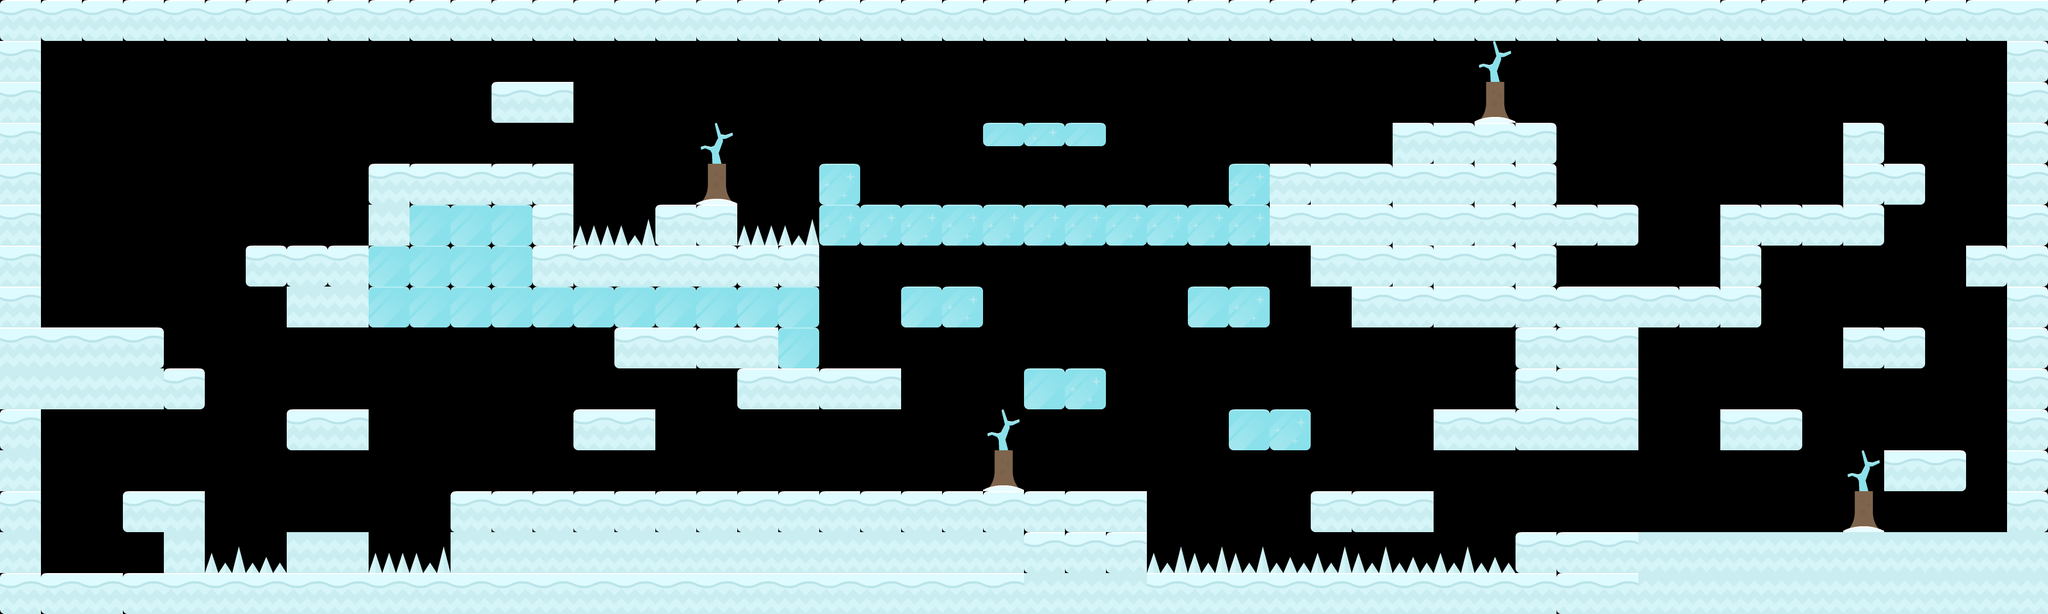

Rendered tile map (Tiled .tmx) drawn with the repository's tilesets; below, a short description and the full map source, tile grids included:
An orthogonal 50x15 tile map with 70x70 px tiles, 2 tile layers (ground, obstacles) and 30 objects (8x star, 6x spikes, 3x XLow, 3x snowman, 2x Y, ...).

<map version="1.9" tiledversion="1.9.2" orientation="orthogonal" renderorder="right-down" width="50" height="15" tilewidth="70" tileheight="70" infinite="0" nextlayerid="4" nextobjectid="21">
 <editorsettings>
  <export target="../../../../../../../Dat/OneDrive - VNU-HCMUS/Desktop/game.json" format="json" />
 </editorsettings>
 <tileset firstgid="1" name="iceworld" tilewidth="70" tileheight="70" tilecount="98" columns="14">
  <image source="sheet.png" width="980" height="490" />
  <tile id="0">
   <properties>
    <property name="collides" type="bool" value="false" />
   </properties>
  </tile>
  <tile id="1">
   <properties>
    <property name="collides" type="bool" value="true" />
   </properties>
  </tile>
  <tile id="2">
   <properties>
    <property name="collides" type="bool" value="true" />
   </properties>
  </tile>
  <tile id="3">
   <properties>
    <property name="collides" type="bool" value="true" />
   </properties>
  </tile>
  <tile id="4">
   <properties>
    <property name="collides" type="bool" value="true" />
   </properties>
  </tile>
  <tile id="5">
   <properties>
    <property name="collides" type="bool" value="true" />
   </properties>
  </tile>
  <tile id="6">
   <properties>
    <property name="collides" type="bool" value="false" />
   </properties>
  </tile>
  <tile id="7">
   <properties>
    <property name="collides" type="bool" value="false" />
   </properties>
  </tile>
  <tile id="8">
   <properties>
    <property name="collides" type="bool" value="true" />
   </properties>
  </tile>
  <tile id="9">
   <properties>
    <property name="collides" type="bool" value="true" />
   </properties>
  </tile>
  <tile id="10">
   <properties>
    <property name="collides" type="bool" value="true" />
   </properties>
  </tile>
  <tile id="11">
   <properties>
    <property name="collides" type="bool" value="true" />
   </properties>
  </tile>
  <tile id="12">
   <properties>
    <property name="collides" type="bool" value="true" />
   </properties>
  </tile>
  <tile id="13">
   <properties>
    <property name="collides" type="bool" value="true" />
   </properties>
  </tile>
  <tile id="14">
   <properties>
    <property name="collides" type="bool" value="false" />
   </properties>
  </tile>
  <tile id="15">
   <properties>
    <property name="collides" type="bool" value="true" />
   </properties>
  </tile>
  <tile id="16">
   <properties>
    <property name="collides" type="bool" value="true" />
   </properties>
  </tile>
  <tile id="17">
   <properties>
    <property name="collides" type="bool" value="true" />
   </properties>
  </tile>
  <tile id="18">
   <properties>
    <property name="collides" type="bool" value="true" />
   </properties>
  </tile>
  <tile id="19">
   <properties>
    <property name="collides" type="bool" value="true" />
   </properties>
  </tile>
  <tile id="20">
   <properties>
    <property name="collides" type="bool" value="true" />
   </properties>
  </tile>
  <tile id="21">
   <properties>
    <property name="collides" type="bool" value="true" />
   </properties>
  </tile>
  <tile id="22">
   <properties>
    <property name="collides" type="bool" value="true" />
   </properties>
  </tile>
  <tile id="23">
   <properties>
    <property name="collides" type="bool" value="true" />
   </properties>
  </tile>
  <tile id="24">
   <properties>
    <property name="collides" type="bool" value="false" />
   </properties>
  </tile>
  <tile id="25">
   <properties>
    <property name="collides" type="bool" value="false" />
   </properties>
  </tile>
  <tile id="26">
   <properties>
    <property name="collides" type="bool" value="false" />
   </properties>
  </tile>
  <tile id="27">
   <properties>
    <property name="collides" type="bool" value="false" />
   </properties>
  </tile>
  <tile id="28">
   <properties>
    <property name="collides" type="bool" value="false" />
   </properties>
  </tile>
  <tile id="29">
   <properties>
    <property name="collides" type="bool" value="false" />
   </properties>
  </tile>
  <tile id="30">
   <properties>
    <property name="collides" type="bool" value="false" />
   </properties>
  </tile>
  <tile id="31">
   <properties>
    <property name="collides" type="bool" value="false" />
   </properties>
  </tile>
  <tile id="32">
   <properties>
    <property name="collides" type="bool" value="false" />
   </properties>
  </tile>
  <tile id="33">
   <properties>
    <property name="collides" type="bool" value="false" />
   </properties>
  </tile>
  <tile id="34">
   <properties>
    <property name="collides" type="bool" value="false" />
   </properties>
  </tile>
  <tile id="35">
   <properties>
    <property name="collides" type="bool" value="false" />
   </properties>
  </tile>
  <tile id="36">
   <properties>
    <property name="collides" type="bool" value="false" />
   </properties>
  </tile>
  <tile id="37">
   <properties>
    <property name="collides" type="bool" value="false" />
   </properties>
  </tile>
  <tile id="38">
   <properties>
    <property name="collides" type="bool" value="false" />
   </properties>
  </tile>
  <tile id="39">
   <properties>
    <property name="collides" type="bool" value="false" />
   </properties>
  </tile>
  <tile id="40">
   <properties>
    <property name="collides" type="bool" value="false" />
   </properties>
  </tile>
  <tile id="41">
   <properties>
    <property name="collides" type="bool" value="false" />
   </properties>
  </tile>
  <tile id="42">
   <properties>
    <property name="collides" type="bool" value="false" />
   </properties>
  </tile>
  <tile id="43">
   <properties>
    <property name="collides" type="bool" value="true" />
   </properties>
  </tile>
  <tile id="44">
   <properties>
    <property name="collides" type="bool" value="false" />
   </properties>
  </tile>
  <tile id="45">
   <properties>
    <property name="collides" type="bool" value="true" />
   </properties>
  </tile>
  <tile id="46">
   <properties>
    <property name="collides" type="bool" value="true" />
   </properties>
  </tile>
  <tile id="47">
   <properties>
    <property name="collides" type="bool" value="true" />
   </properties>
  </tile>
  <tile id="48">
   <properties>
    <property name="collides" type="bool" value="false" />
   </properties>
  </tile>
  <tile id="49">
   <properties>
    <property name="collides" type="bool" value="false" />
   </properties>
  </tile>
  <tile id="50">
   <properties>
    <property name="collides" type="bool" value="false" />
   </properties>
  </tile>
  <tile id="51">
   <properties>
    <property name="collides" type="bool" value="false" />
   </properties>
  </tile>
  <tile id="52">
   <properties>
    <property name="collides" type="bool" value="false" />
   </properties>
  </tile>
  <tile id="53">
   <properties>
    <property name="collides" type="bool" value="false" />
   </properties>
  </tile>
  <tile id="54">
   <properties>
    <property name="collides" type="bool" value="false" />
   </properties>
  </tile>
  <tile id="55">
   <properties>
    <property name="collides" type="bool" value="false" />
   </properties>
  </tile>
  <tile id="56">
   <properties>
    <property name="collides" type="bool" value="false" />
   </properties>
  </tile>
  <tile id="57">
   <properties>
    <property name="collides" type="bool" value="false" />
   </properties>
  </tile>
  <tile id="58">
   <properties>
    <property name="collides" type="bool" value="false" />
   </properties>
  </tile>
  <tile id="59">
   <properties>
    <property name="collides" type="bool" value="false" />
   </properties>
  </tile>
  <tile id="60">
   <properties>
    <property name="collides" type="bool" value="false" />
   </properties>
  </tile>
  <tile id="61">
   <properties>
    <property name="collides" type="bool" value="false" />
   </properties>
  </tile>
  <tile id="62">
   <properties>
    <property name="collides" type="bool" value="false" />
   </properties>
  </tile>
  <tile id="63">
   <properties>
    <property name="collides" type="bool" value="false" />
   </properties>
  </tile>
  <tile id="64">
   <properties>
    <property name="collides" type="bool" value="false" />
   </properties>
  </tile>
  <tile id="65">
   <properties>
    <property name="collides" type="bool" value="false" />
   </properties>
  </tile>
  <tile id="66">
   <properties>
    <property name="collides" type="bool" value="false" />
   </properties>
  </tile>
  <tile id="67">
   <properties>
    <property name="collides" type="bool" value="false" />
   </properties>
  </tile>
  <tile id="68">
   <properties>
    <property name="collides" type="bool" value="false" />
   </properties>
  </tile>
  <tile id="69">
   <properties>
    <property name="collides" type="bool" value="false" />
   </properties>
  </tile>
  <tile id="70">
   <properties>
    <property name="collides" type="bool" value="false" />
   </properties>
  </tile>
  <tile id="71">
   <properties>
    <property name="collides" type="bool" value="false" />
   </properties>
  </tile>
  <tile id="72">
   <properties>
    <property name="collides" type="bool" value="false" />
   </properties>
  </tile>
  <tile id="73">
   <properties>
    <property name="collides" type="bool" value="false" />
   </properties>
  </tile>
  <tile id="74">
   <properties>
    <property name="collides" type="bool" value="false" />
   </properties>
  </tile>
  <tile id="75">
   <properties>
    <property name="collides" type="bool" value="false" />
   </properties>
  </tile>
  <tile id="76">
   <properties>
    <property name="collides" type="bool" value="false" />
   </properties>
  </tile>
  <tile id="77">
   <properties>
    <property name="collides" type="bool" value="false" />
   </properties>
  </tile>
  <tile id="78">
   <properties>
    <property name="collides" type="bool" value="false" />
   </properties>
  </tile>
  <tile id="79">
   <properties>
    <property name="collides" type="bool" value="false" />
   </properties>
  </tile>
  <tile id="80">
   <properties>
    <property name="collides" type="bool" value="false" />
   </properties>
  </tile>
  <tile id="81">
   <properties>
    <property name="collides" type="bool" value="false" />
   </properties>
  </tile>
  <tile id="82">
   <properties>
    <property name="collides" type="bool" value="false" />
   </properties>
  </tile>
  <tile id="83">
   <properties>
    <property name="collides" type="bool" value="false" />
   </properties>
  </tile>
  <tile id="84">
   <properties>
    <property name="collides" type="bool" value="false" />
   </properties>
  </tile>
  <tile id="85">
   <properties>
    <property name="collides" type="bool" value="false" />
   </properties>
  </tile>
  <tile id="86">
   <properties>
    <property name="collides" type="bool" value="false" />
   </properties>
  </tile>
  <tile id="87">
   <properties>
    <property name="collides" type="bool" value="false" />
   </properties>
  </tile>
  <tile id="88">
   <properties>
    <property name="collides" type="bool" value="false" />
   </properties>
  </tile>
  <tile id="89">
   <properties>
    <property name="collides" type="bool" value="false" />
   </properties>
  </tile>
  <tile id="90">
   <properties>
    <property name="collides" type="bool" value="false" />
   </properties>
  </tile>
  <tile id="91">
   <properties>
    <property name="collides" type="bool" value="false" />
   </properties>
  </tile>
  <tile id="92">
   <properties>
    <property name="collides" type="bool" value="false" />
   </properties>
  </tile>
  <tile id="93">
   <properties>
    <property name="collides" type="bool" value="false" />
   </properties>
  </tile>
  <tile id="94">
   <properties>
    <property name="collides" type="bool" value="false" />
   </properties>
  </tile>
  <tile id="95">
   <properties>
    <property name="collides" type="bool" value="false" />
   </properties>
  </tile>
  <tile id="96">
   <properties>
    <property name="collides" type="bool" value="false" />
   </properties>
  </tile>
  <tile id="97">
   <properties>
    <property name="collides" type="bool" value="false" />
   </properties>
  </tile>
 </tileset>
 <objectgroup id="5" name="objects">
  <object id="28" name="boss" x="221.212" y="196.97" width="124.242" height="142.424" />
  <object id="29" name="player" x="131.167" y="487.5" width="72" height="72" />
  <object id="30" name="star" x="494" y="636" width="60" height="56" />
  <object id="31" name="star" x="564" y="352" width="62" height="64" />
  <object id="32" name="XLow" x="1126" y="284" width="66" height="62" />
  <object id="36" name="XLow" x="1693.94" y="290.909" width="54.5455" height="51.5152" />
  <object id="38" name="Y" x="2839.39" y="296.97" width="60.6061" height="72.7273" />
  <object id="39" name="XHigh" x="3336.36" y="236.364" width="66.6667" height="69.697" />
  <object id="40" name="star" x="210" y="912" width="66" height="56" />
  <object id="41" name="XLow" x="906.061" y="775.758" width="69.697" height="60.6061" />
  <object id="43" name="Y" x="1618.18" y="639.394" width="57.5758" height="60.6061" />
  <object id="44" name="star" x="1554.55" y="421.212" width="57.5758" height="72.7273" />
  <object id="45" name="star" x="2463.64" y="630.303" width="69.697" height="60.6061" />
  <object id="48" name="tree" x="129.333" y="487.712" width="75.7576" height="72.1667" />
  <object id="52" name="spikes" x="630.303" y="908.697" width="139.394" height="65.0909" />
  <object id="55" name="spikes" x="351.636" y="905.455" width="139.394" height="65.0909" />
  <object id="56" name="spikes" x="1960" y="892" width="632" height="90.6667" />
  <object id="57" name="spikes" x="977" y="344" width="141" height="72" />
  <object id="59" name="spikes" x="1262.5" y="343" width="141" height="72" />
 </objectgroup>
 <layer id="1" name="ground" width="50" height="15">
  <data encoding="csv">
3,3,3,3,3,3,3,3,3,3,3,3,3,3,3,3,3,3,3,3,3,3,3,3,3,3,3,3,3,3,3,3,3,3,3,3,3,3,3,3,3,4,3,3,3,3,3,3,3,4,
4,0,0,0,0,0,0,0,0,0,0,0,0,0,0,0,0,0,0,0,0,0,0,0,0,0,0,0,0,0,0,0,0,0,0,0,59,0,0,0,0,0,0,0,0,0,0,0,0,5,
4,0,0,0,0,0,0,0,0,0,0,0,3,4,0,0,0,0,0,0,0,0,0,0,0,0,0,0,0,0,0,0,0,0,0,0,73,0,0,0,0,0,0,0,0,0,0,0,0,5,
4,0,0,0,0,0,0,0,0,0,0,0,0,0,0,0,0,59,0,0,0,0,0,0,13,14,13,0,0,0,0,0,0,0,5,5,5,5,0,0,0,0,0,0,0,5,0,0,0,5,
4,0,0,0,0,0,0,0,0,3,3,4,3,3,0,0,0,73,0,0,12,0,0,0,0,0,0,0,0,0,12,5,4,5,4,5,5,5,0,0,0,0,0,0,0,5,5,0,0,5,
4,0,0,0,0,0,0,0,0,17,11,11,11,3,46,47,3,3,46,47,12,12,12,12,12,12,12,12,12,12,12,4,4,5,4,5,5,5,5,5,0,0,5,5,5,5,0,0,0,5,
4,0,0,0,0,0,2,2,3,11,11,11,11,3,3,4,4,5,3,3,0,0,0,0,0,0,0,0,0,0,0,0,4,5,5,4,5,5,0,0,0,0,5,0,0,0,0,0,5,5,
4,0,0,0,0,0,0,17,17,11,11,11,11,11,11,11,11,11,11,11,0,0,11,12,0,0,0,0,0,11,12,0,0,4,5,4,5,5,3,4,5,5,5,0,0,0,0,0,0,5,
4,4,4,5,0,0,0,0,0,0,0,0,0,0,0,3,4,3,4,11,0,0,0,0,0,0,0,0,0,0,0,0,0,0,0,0,0,3,3,4,0,0,0,0,0,5,5,0,0,5,
17,17,17,17,2,0,0,0,0,0,0,0,0,0,0,0,0,0,3,4,3,4,0,0,0,11,12,0,0,0,0,0,0,0,0,0,0,3,3,4,0,0,0,0,0,0,0,0,0,5,
3,0,0,0,0,0,0,3,4,0,0,0,0,0,3,4,0,0,0,0,0,0,0,0,59,0,0,0,0,0,11,12,0,0,0,4,4,3,4,4,0,0,4,5,0,0,0,0,0,5,
17,0,0,0,0,0,0,0,0,0,0,0,0,0,0,0,0,0,0,0,0,0,0,0,73,0,0,0,0,0,0,0,0,0,0,0,0,0,0,0,0,0,0,0,0,59,4,5,0,5,
3,0,0,3,4,0,0,0,0,0,0,3,3,3,3,3,3,3,3,3,3,3,3,3,3,3,3,4,0,0,0,0,3,3,4,0,0,0,0,0,0,0,0,0,0,73,0,0,0,5,
17,0,0,0,17,47,48,17,17,46,47,17,17,17,17,17,17,17,17,17,17,17,17,17,17,3,3,3,47,47,47,48,47,47,48,47,48,3,3,4,17,17,17,17,17,17,17,17,17,17,
3,3,4,3,4,4,4,4,4,4,4,4,4,4,4,4,4,4,4,4,4,4,4,4,4,17,17,17,4,4,4,4,4,4,4,4,4,4,3,4,17,17,17,17,17,17,17,17,17,17
</data>
 </layer>
 <layer id="3" name="obstacles" width="50" height="15">
  <data encoding="csv">
0,0,0,0,0,0,0,0,0,0,0,0,0,0,0,0,0,0,0,0,0,0,0,0,0,0,0,0,0,0,0,0,0,0,0,0,0,0,0,0,0,0,0,0,0,0,0,0,0,0,
0,0,0,0,0,0,0,0,0,0,0,0,0,0,0,0,0,0,0,0,0,0,0,0,0,0,0,0,0,0,0,0,0,0,0,0,0,0,0,0,0,0,0,0,0,0,0,0,0,0,
0,0,0,0,0,0,0,0,0,0,0,0,0,0,0,0,0,0,0,0,0,0,0,0,0,0,0,0,0,0,0,0,0,0,0,0,0,0,0,0,0,0,0,0,0,0,0,0,0,0,
0,0,0,0,0,0,0,0,0,0,0,0,0,0,0,0,0,0,0,0,0,0,0,0,0,0,0,0,0,0,0,0,0,0,0,0,0,0,0,0,0,0,0,0,0,0,0,0,0,0,
0,0,0,0,0,0,0,0,0,0,0,0,0,0,0,0,0,0,0,0,0,0,0,0,0,0,0,0,0,0,0,0,0,0,0,0,0,0,0,0,0,0,0,0,0,0,0,0,0,0,
0,0,0,0,0,0,0,0,0,0,0,0,0,0,0,0,0,0,0,0,0,0,0,0,0,0,0,0,0,0,0,0,0,0,0,0,0,0,0,0,0,0,0,0,0,0,0,0,0,0,
0,0,0,0,0,0,0,0,0,0,0,0,0,0,0,0,0,0,0,0,0,0,0,0,0,0,0,0,0,0,0,0,0,0,0,0,0,0,0,0,0,0,0,0,0,0,0,0,0,0,
0,0,0,0,0,0,0,0,0,0,0,0,0,0,0,0,0,0,0,0,0,0,0,0,0,0,0,0,0,0,0,0,0,0,0,0,0,0,0,0,0,0,0,0,0,0,0,0,0,0,
0,0,0,0,0,0,0,0,0,0,0,0,0,0,0,0,0,0,0,0,0,0,0,0,0,0,0,0,0,0,0,0,0,0,0,0,0,0,0,0,0,0,0,0,0,0,0,0,0,0,
0,0,0,0,0,0,0,0,0,0,0,0,0,0,0,0,0,0,0,0,0,0,0,0,0,0,0,0,0,0,0,0,0,0,0,0,0,0,0,0,0,0,0,0,0,0,0,0,0,0,
0,0,0,0,0,0,0,0,0,0,0,0,0,0,0,0,0,0,0,0,0,0,0,0,0,0,0,0,0,0,0,0,0,0,0,0,0,0,0,0,0,0,0,0,0,0,0,0,0,0,
0,0,0,0,0,0,0,0,0,0,0,0,0,0,0,0,0,0,0,0,0,0,0,0,0,0,0,0,0,0,0,0,0,0,0,0,0,0,0,0,0,0,0,0,0,0,0,0,0,0,
0,0,0,0,0,0,0,0,0,0,0,0,0,0,0,0,0,0,0,0,0,0,0,0,0,0,0,0,0,0,0,0,0,0,0,0,0,0,0,0,0,0,0,0,0,0,0,0,0,0,
0,0,0,0,0,0,0,0,0,0,0,0,0,0,0,0,0,0,0,0,0,0,0,0,0,0,0,0,0,0,0,0,0,0,0,0,0,0,0,0,0,0,0,0,0,0,0,0,0,0,
0,0,0,0,0,0,0,0,0,0,0,0,0,0,0,0,0,0,0,0,0,0,0,0,0,0,0,0,0,0,0,0,0,0,0,0,0,0,0,0,0,0,0,0,0,0,0,0,0,0
</data>
 </layer>
 <objectgroup id="2" name="objects">
  <object id="1" name="penquin-spawn" x="1050" y="490" width="70" height="70" />
  <object id="2" name="star" x="420" y="700" width="70" height="70" />
  <object id="3" name="star" x="770" y="420" width="70" height="70" />
  <object id="4" name="star" x="1050" y="280" width="70" height="70" />
  <object id="5" name="spikes" x="700" y="735" width="210" height="35" />
  <object id="6" name="health" x="560" y="490" width="70" height="70" />
  <object id="7" name="snowman" x="1890" y="700" width="70" height="70" />
  <object id="8" name="snowman" x="1750" y="280" width="70" height="70" />
  <object id="9" name="snowman" x="315" y="700" width="70" height="70" />
  <object id="10" name="bee" x="1404" y="142" width="64" height="64" />
  <object id="14" name="tree" x="2530.3" y="706.061" width="64" height="64" />
 </objectgroup>
</map>
